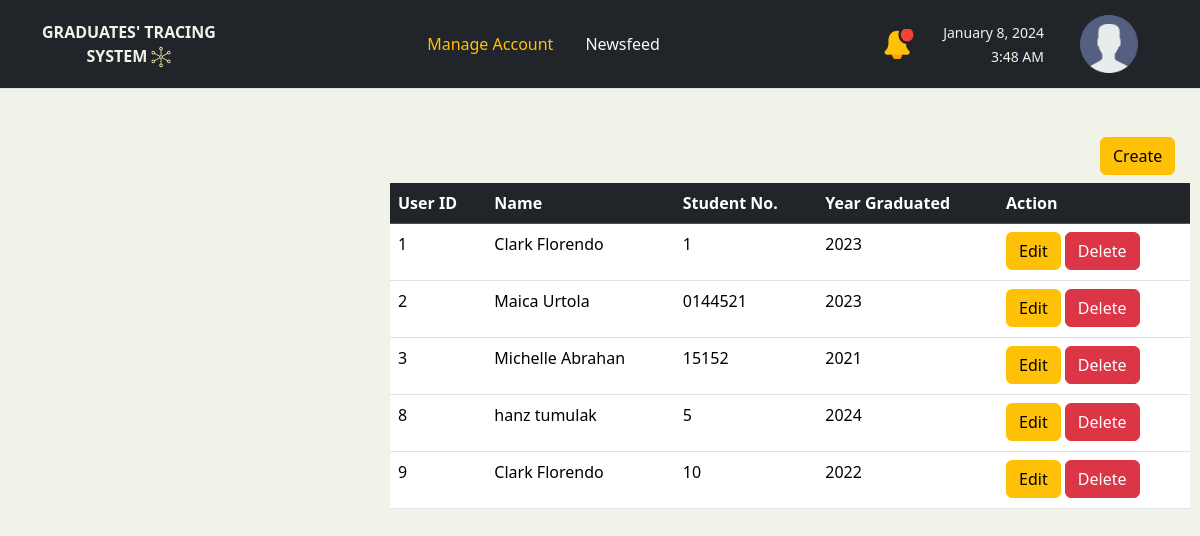
Screenshot of /manage_acc.php (signed in) with the database file from the repository.
### tables this page shows
CREATE TABLE `users` (
  `user_id` int(11) NOT NULL,
  `StudentNo` varchar(20) NOT NULL,
  `First_Name` varchar(50) NOT NULL,
  `Last_Name` varchar(50) NOT NULL,
  `Sex` varchar(10) DEFAULT NULL,
  `DateBirth` date DEFAULT NULL,
  `ContactNo` varchar(15) DEFAULT NULL,
  `YearGraduate` int(11) DEFAULT NULL,
  `CurrentAddress` varchar(255) DEFAULT NULL,
  `Password` varchar(255) NOT NULL,
  `status` varchar(20) DEFAULT NULL,
  `image` varchar(100) DEFAULT NULL
);

### manage_acc.php (the view, shortened to what this page needs)
<?php
include 'database.php';
$sql_post = "SELECT * FROM `users` ";
$post_results = mysqli_query($conn, $sql_post);
?>
<button type="button" class="btn btn-warning mb-2 mt-5" style="margin-left: 1100px;" data-bs-toggle="modal" data-bs-target="#CreateModal" onclick="setModalMode('create')">Create</button>
<table class="table" style=" max-width: 800px; margin-left: 390px">
  <thead>
    <tr class="table-dark">
      <th scope="col">User ID </th>
      <th scope="col">Name</th>
      <th scope="col">Student No.</th>
      <th scope="col">Year Graduated</th>
      <th scope="col">Action</th>
    </tr>
  </thead>
  <tbody>
    <?php while ($post = $post_results->fetch_assoc()) : ?>
      <tr>
        <td>
          <p> <?= $post['user_id'] ?> </p>
        </td>
        <td>
          <p> <?= $post['First_Name'] . ' ' . $post['Last_Name'] ?> </p>
        </td>
        <td>
          <p> <?= $post['StudentNo'] ?> </p>
        </td>
        <td>
          <p> <?= $post['YearGraduate'] ?> </p>
        </td>
        <td>
          <button type="button" class="btn btn-warning" data-bs-toggle="modal" data-bs-target="#CreateModal" onclick="setModalMode('update', '<?= $post['StudentNo'] ?>')">Edit</button>
          <button type="button" class="btn btn-danger" onclick="deleteAcc('<?= $post['StudentNo'] ?>')"> Delete</button>
        </td>
      </tr>
    <?php endwhile ?>
  </tbody>
</table>
</body>
<?php
include $_SERVER['DOCUMENT_ROOT'] . '/layouts/student_layout.php';
?>

### css/custom.css (style rules this page uses)
:root { --background: #f1f2e8; --background2: #dde0c7; --textcolor: #272d5e; }
body { background-color: var(--background); }

### rows the page displays
users: user_id "1", First_Name "Clark", Last_Name "Florendo", StudentNo "1", YearGraduate "2023"
users: user_id "2", First_Name "Maica", Last_Name "Urtola", StudentNo "0144521", YearGraduate "2023"
users: user_id "3", First_Name "Michelle", Last_Name "Abrahan", StudentNo "15152", YearGraduate "2021"
users: user_id "8", First_Name "hanz", Last_Name "tumulak", StudentNo "5", YearGraduate "2024"
users: user_id "9", First_Name "Clark", Last_Name "Florendo", StudentNo "10", YearGraduate "2022"
